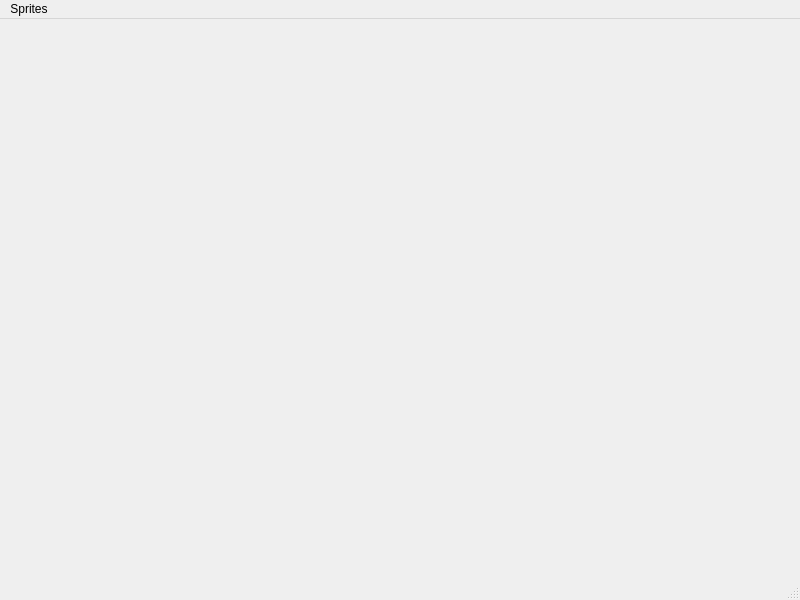
<?xml version="1.0" encoding="UTF-8"?>
<ui version="4.0">
 <class>MainWindow</class>
 <widget class="QMainWindow" name="MainWindow">
  <property name="geometry">
   <rect>
    <x>0</x>
    <y>0</y>
    <width>800</width>
    <height>600</height>
   </rect>
  </property>
  <property name="windowTitle">
   <string>MainWindow</string>
  </property>
  <widget class="QWidget" name="centralwidget"/>
  <widget class="QMenuBar" name="menubar">
   <property name="geometry">
    <rect>
     <x>0</x>
     <y>0</y>
     <width>800</width>
     <height>21</height>
    </rect>
   </property>
   <widget class="QMenu" name="menuSprites">
    <property name="title">
     <string>Sprites</string>
    </property>
    <addaction name="actionAdd_sprite"/>
    <addaction name="actionRemove_last"/>
    <addaction name="actionRemove_all"/>
   </widget>
   <addaction name="menuSprites"/>
  </widget>
  <widget class="QStatusBar" name="statusbar"/>
  <action name="actionAdd_sprite">
   <property name="text">
    <string>Add sprite</string>
   </property>
   <property name="shortcut">
    <string>Ctrl+N</string>
   </property>
  </action>
  <action name="actionRemove_last">
   <property name="text">
    <string>Remove last</string>
   </property>
   <property name="shortcut">
    <string>Ctrl+Z</string>
   </property>
  </action>
  <action name="actionRemove_all">
   <property name="text">
    <string>Remove all</string>
   </property>
   <property name="shortcut">
    <string>Del</string>
   </property>
  </action>
 </widget>
 <resources/>
 <connections/>
</ui>
